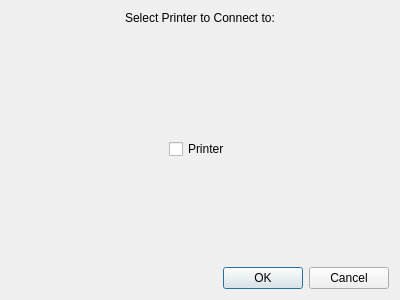
<?xml version="1.0" encoding="UTF-8"?>
<ui version="4.0">
 <class>Dialog</class>
 <widget class="QDialog" name="Dialog">
  <property name="geometry">
   <rect>
    <x>0</x>
    <y>0</y>
    <width>400</width>
    <height>300</height>
   </rect>
  </property>
  <property name="windowTitle">
   <string>Dialog</string>
  </property>
  <layout class="QVBoxLayout" name="verticalLayout_2">
   <item>
    <layout class="QVBoxLayout" name="verticalLayout">
     <item alignment="Qt::AlignHCenter|Qt::AlignTop">
      <widget class="QLabel" name="label">
       <property name="text">
        <string>Select Printer to Connect to:</string>
       </property>
      </widget>
     </item>
     <item alignment="Qt::AlignHCenter|Qt::AlignTop">
      <widget class="QCheckBox" name="checkBox">
       <property name="text">
        <string>Printer</string>
       </property>
      </widget>
     </item>
    </layout>
   </item>
   <item>
    <widget class="QDialogButtonBox" name="buttonBox">
     <property name="orientation">
      <enum>Qt::Horizontal</enum>
     </property>
     <property name="standardButtons">
      <set>QDialogButtonBox::Cancel|QDialogButtonBox::Ok</set>
     </property>
    </widget>
   </item>
  </layout>
 </widget>
 <resources/>
 <connections>
  <connection>
   <sender>buttonBox</sender>
   <signal>accepted()</signal>
   <receiver>Dialog</receiver>
   <slot>accept()</slot>
   <hints>
    <hint type="sourcelabel">
     <x>248</x>
     <y>254</y>
    </hint>
    <hint type="destinationlabel">
     <x>157</x>
     <y>274</y>
    </hint>
   </hints>
  </connection>
  <connection>
   <sender>buttonBox</sender>
   <signal>rejected()</signal>
   <receiver>Dialog</receiver>
   <slot>reject()</slot>
   <hints>
    <hint type="sourcelabel">
     <x>316</x>
     <y>260</y>
    </hint>
    <hint type="destinationlabel">
     <x>286</x>
     <y>274</y>
    </hint>
   </hints>
  </connection>
 </connections>
</ui>
